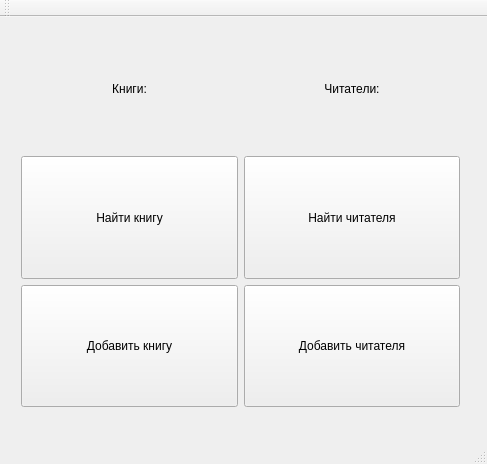
<?xml version="1.0" encoding="UTF-8"?>
<ui version="4.0">
 <class>MainWindow</class>
 <widget class="QMainWindow" name="MainWindow">
  <property name="geometry">
   <rect>
    <x>0</x>
    <y>0</y>
    <width>487</width>
    <height>464</height>
   </rect>
  </property>
  <property name="windowTitle">
   <string>MainWindow</string>
  </property>
  <widget class="QWidget" name="centralWidget">
   <widget class="QWidget" name="">
    <property name="geometry">
     <rect>
      <x>10</x>
      <y>0</y>
      <width>461</width>
      <height>401</height>
     </rect>
    </property>
    <layout class="QHBoxLayout" name="horizontalLayout">
     <item>
      <layout class="QVBoxLayout" name="verticalLayout">
       <item>
        <widget class="QLabel" name="label">
         <property name="sizePolicy">
          <sizepolicy hsizetype="Minimum" vsizetype="Minimum">
           <horstretch>0</horstretch>
           <verstretch>0</verstretch>
          </sizepolicy>
         </property>
         <property name="text">
          <string>Книги:</string>
         </property>
         <property name="textFormat">
          <enum>Qt::AutoText</enum>
         </property>
         <property name="alignment">
          <set>Qt::AlignCenter</set>
         </property>
        </widget>
       </item>
       <item>
        <widget class="QPushButton" name="pushButton">
         <property name="sizePolicy">
          <sizepolicy hsizetype="Minimum" vsizetype="Minimum">
           <horstretch>0</horstretch>
           <verstretch>0</verstretch>
          </sizepolicy>
         </property>
         <property name="text">
          <string>Найти книгу</string>
         </property>
        </widget>
       </item>
       <item>
        <widget class="QPushButton" name="pushButton_2">
         <property name="sizePolicy">
          <sizepolicy hsizetype="Minimum" vsizetype="Minimum">
           <horstretch>0</horstretch>
           <verstretch>0</verstretch>
          </sizepolicy>
         </property>
         <property name="text">
          <string>Добавить книгу</string>
         </property>
        </widget>
       </item>
      </layout>
     </item>
     <item>
      <layout class="QVBoxLayout" name="verticalLayout_2">
       <item>
        <widget class="QLabel" name="label_2">
         <property name="text">
          <string>Читатели:</string>
         </property>
         <property name="alignment">
          <set>Qt::AlignCenter</set>
         </property>
        </widget>
       </item>
       <item>
        <widget class="QPushButton" name="pushButton_3">
         <property name="sizePolicy">
          <sizepolicy hsizetype="Minimum" vsizetype="Minimum">
           <horstretch>0</horstretch>
           <verstretch>0</verstretch>
          </sizepolicy>
         </property>
         <property name="text">
          <string>Найти читателя</string>
         </property>
        </widget>
       </item>
       <item>
        <widget class="QPushButton" name="pushButton_4">
         <property name="sizePolicy">
          <sizepolicy hsizetype="Minimum" vsizetype="Minimum">
           <horstretch>0</horstretch>
           <verstretch>0</verstretch>
          </sizepolicy>
         </property>
         <property name="text">
          <string>Добавить читателя</string>
         </property>
        </widget>
       </item>
      </layout>
     </item>
    </layout>
   </widget>
  </widget>
  <widget class="QMenuBar" name="menuBar">
   <property name="geometry">
    <rect>
     <x>0</x>
     <y>0</y>
     <width>487</width>
     <height>20</height>
    </rect>
   </property>
  </widget>
  <widget class="QToolBar" name="mainToolBar">
   <attribute name="toolBarArea">
    <enum>TopToolBarArea</enum>
   </attribute>
   <attribute name="toolBarBreak">
    <bool>false</bool>
   </attribute>
  </widget>
  <widget class="QStatusBar" name="statusBar"/>
 </widget>
 <layoutdefault spacing="6" margin="11"/>
 <resources/>
 <connections/>
</ui>
